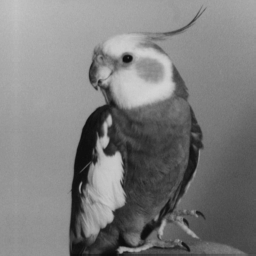
%> input picture trabalho1/ex5/BinaryAndGrayscaleImages/bird.gif, 256 x 256 px
$ octave --eval "intensity_to_RGB_transform;"   (GNU Octave 9; MATLAB toolbox functions it lacks are replaced by stand-ins)
%> lines starting %> are read from the running program, lines starting %| are printed output that depends on the picture
function intensity_to_RGB_transform(filename)
	if nargin==0
       filename = ('BinaryAndGrayscaleImages\bird.gif');
    end
    % ler a imagem monocromatica
    I = imread(filename);
%> I is the input picture: size 256x256 uint8; min 11, max 212, mean 125.4
    % obter a imagem monocromatica
    [M,N] = size(I);
%> M = 256; N = 256

    % planos da imagem de saida
    redPlane = I;
    greenPlane = I;
    bluePlane = I;

    for c = 1:1:M
        for r = 1:1:N
            % pixel a processar
            fx = I(c,r);
            red = fR(fx);
            green = fG(fx);
            blue = fB(fx);
            redPlane(c,r) = red;
            greenPlane(c,r) = green;
            bluePlane(c,r) = blue;
        end
    end
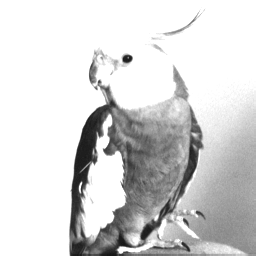
%> bluePlane: size 256x256 uint8; min 22, max 255, mean 213.8
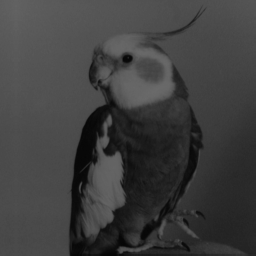
%> greenPlane: size 256x256 uint8; min 6, max 106, mean 63
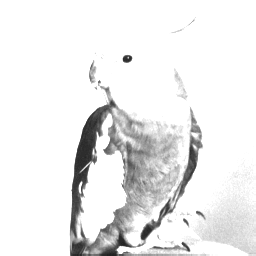
%> redPlane: size 256x256 uint8; min 33, max 255, mean 235.8

    Iout = cat(3, redPlane, greenPlane, bluePlane);
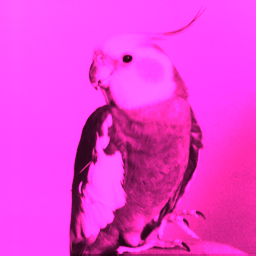
%> Iout: size 256x256x3 uint8; mean R, G, B 235.8, 63, 213.8

    figure();
    imshow(Iout);
end

function r = fB(pixel)

    r = 2*pixel; %abs(cosd(double(pixel)));
end

function r = fG(pixel)
    r = 0.5*pixel; %abs(sind(double(pixel)));
end

function r = fR(pixel)
    r = 3*pixel; %abs(sind(double(pixel)));
end
